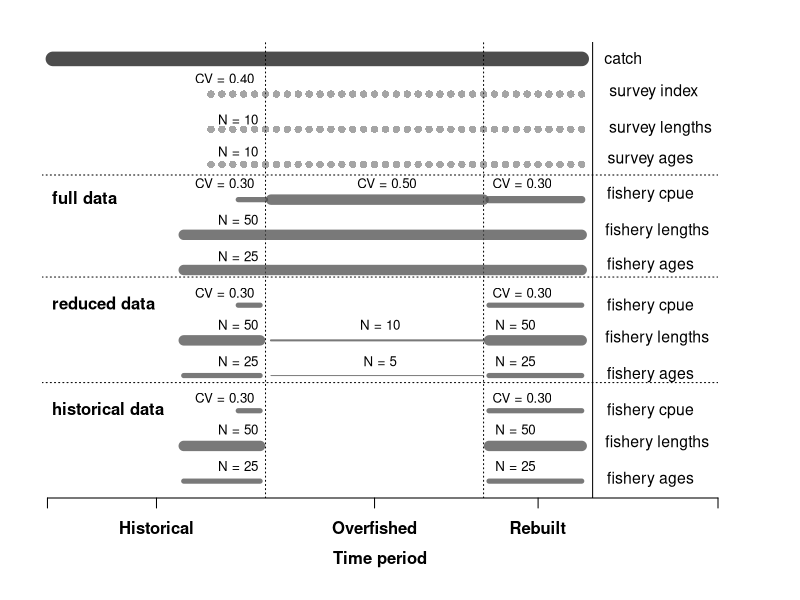
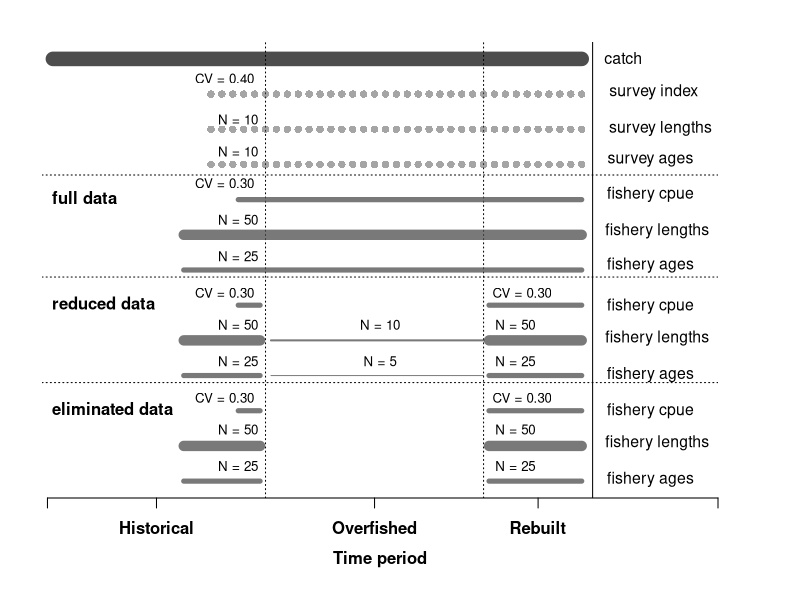
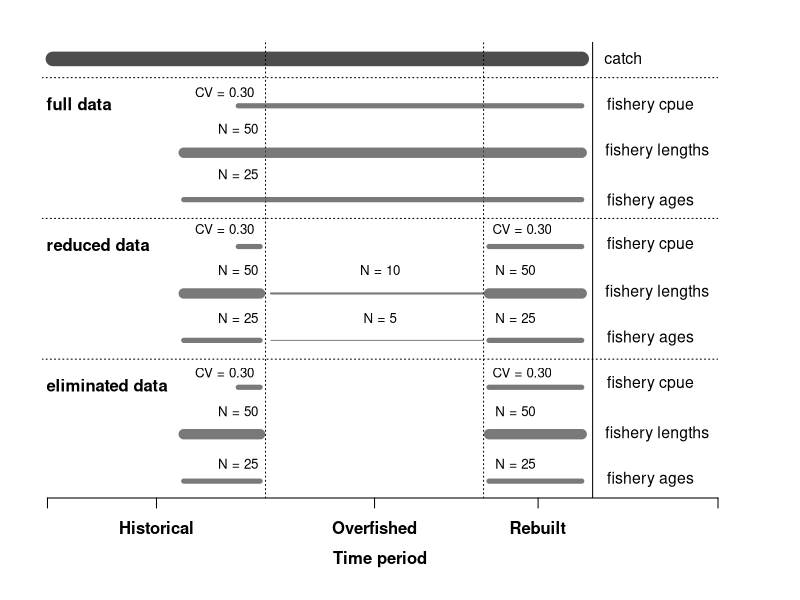

Here is the R script that generated these plots, in order:
##########################################################
##########################################################
##													   	##
##				Data Availability Plot				   	##
##						Chapter 3						##
##		       Created: March 31, 2016				   	##
##				   Chantel Wetzel					   	##
##														##
##########################################################
##########################################################


catch.start  = 1
end.yr       = 100 - 2
survey.freq  = 2
survey.start = s.age.start  = s.len.start  = 30#19
f.age.start  = f.len.start  = 25 #15
cpue.start   = 35

y.min = 1
y.max = 13 
cpue.size = 5
fl.size  = 10
flr.size = 2
fa.size  = 5
far.size = 1
lab.size = 1
# Create vectors that will be ploted for each data source
catch  <- catch.start:end.yr
f.lens <- f.len.start:end.yr
f.ages <- f.age.start:end.yr
cpue   <- cpue.start:end.yr
survey <- seq(survey.start, end.yr, survey.freq)
s.lens <- seq(s.len.start, end.yr, survey.freq)
s.ages <- seq(s.age.start, end.yr, survey.freq)

name.label = c('full data', 'data reduction', 'historical data')

label<-c("catch", "survey index", "fishery lengths", "survey lengths", "fishery ages", "survey ages", #DS 1
				  "survey index", "fishery lengths", "survey lengths", "fishery ages", "survey ages", #DS 2
				  "survey index", "fishery lengths", "survey lengths", "fishery ages", "survey ages") #DS 3

label<-c("catch", "survey index",  "survey lengths",  "survey ages", #DS 1
				  "fishery cpue", "fishery lengths",  "fishery ages",  #DS 2
				  "fishery cpue", "fishery lengths",  "fishery ages" ) #DS 3


#symbols(x=x, y=y, circles=sqrt(size.cex)*maxsize,
#                      bg=adjustcolor(fleetcol[fleets==ifleet], alpha.f=alphasize),
#                      add=TRUE, inches=FALSE)

print.letter <- function(label="(a)",xy=c(0.1,0.925),...) {   #... means any new parameters are copied faithfully to text() below
  tmp <- par("usr")
  text.x <- tmp[1]+xy[1]*diff(tmp[1:2])   #x position, diff=difference
  text.y <- tmp[3]+xy[2]*diff(tmp[3:4])   #y position
  text(x=text.x, y=text.y, labels=label, ...)             
}

linecol1 <- rgb(0.3,0.3,0.3,1)
linecol2 <- rgb(0.3,0.3,0.3,.75) # dark grey with alpha (opacity) = 0.5
linecol3 <- rgb(0.3,0.3,0.3,.50) # black with alpha (opacity) = 0.5
linecol4 <- rgb(0.3,0.3,0.3,.35)

samp.cex = 0.80
lab.cex = 0.95

#setwd("C:/PhD/Chapter3/WriteUp/Plots")
setwd("C:/PhD/Chapter3/WriteUp/Fishery_Bulletin_Submission/FB-2017-0065-A.R1")

#png("DataScenarios.png",width=7,height=7,res=300,units="in") 
pdf(file = "fig2_datascenarios.pdf", width = 7, height = 7)
#Catch
	#windows(width=9,height=7)
	par(mar=c(5.1,2.1,2.1,4.1))
	plot(catch, rep(max(y.max), end.yr), type="l", lwd=14, ylim=c(1,y.max), xlim=c(-1, end.yr + 25), xaxs="i", 
		col=linecol1,axes=FALSE, xlab="",ylab="")
	axis(side = 1, at = c(0, 20, 60, 90, end.yr + 25), labels = c( "","Historical", "Overfished", "Rebuilt", "" ), font =2 )
	mtext(side = 1,"Time period", line=2.5, font = 2)
	#text(end.yr + 12, max(y.max), label[1], pos = 2, font = 2, col = 1, cex = lab.size) 
	print.letter(xy = c(0.86, 0.965), label[1], cex = lab.cex)
	abline(v = end.yr + 2, lty=1)
	abline(v = 40, lty = 3)
	abline(v = 80, lty = 3)

	# Survey
		points(survey, rep(max(y.max) - 1, length(survey)), type = "p", pch = 16, lwd = 2, col = linecol3)
		#text(end.yr + 21,  max(y.max) - 1, label[2], pos=2, col=1, font=2, cex=lab.size)
		print.letter(xy = c(0.905, 0.89), label[2], cex = lab.cex)
		print.letter(xy = c(0.27, 0.92), "CV = 0.40", cex = samp.cex)

	#Survey Lengths
		points(s.lens, rep(max(y.max) - 2, length(s.lens)), type="p", pch = 16, lwd=far.size, col=linecol3)
		#text(end.yr + 23.5,  max(y.max) - 2, label[3], pos=2, col=1, font=2, cex=lab.size)
		print.letter(xy = c(0.915, 0.81), label[3], cex = lab.cex)
		print.letter(xy = c(0.29, 0.83), "N = 10", cex = samp.cex)

	#Survey Ages
		points(s.lens, rep(max(y.max) - 3, length(s.ages)), type="p", pch = 16, lwd=far.size, col=linecol3)
		#text(end.yr + 20,  max(y.max) - 3, label[4], pos=2, col=1, font=2, cex=lab.size)
		print.letter(xy = c(0.29, 0.76), "N = 10", cex = samp.cex)
		print.letter(xy = c(0.90, 0.74), label[4], cex = lab.cex)
	abline(h = max(y.max) - 3.3, lty=3)

# No reduction in sampling data scenario
	text(-1, y.max - 4,"full data", font = 2, pos = 4, cex = lab.size)

	# Fishery CPUE
		points(cpue.start:40,   rep(max(y.max) - 4, length(cpue.start:40)), type = "l", lwd = cpue.size, col = linecol2)
		points(41:80,           rep(max(y.max) - 4, 40), type = "l", lwd = cpue.size + 5, col = linecol2)
		points(81:end.yr,        rep(max(y.max) - 4, length(81:end.yr)), type = "l", lwd = cpue.size + 2, col = linecol2)
		#text(end.yr + 21,  max(y.max) - 4, label[5], pos=2, col=1, font=2, cex=lab.size)
		print.letter(xy = c(0.90, 0.665), label[5], cex = lab.cex)
		print.letter(xy = c(0.27, 0.69), "CV = 0.30", cex = samp.cex)
		print.letter(xy = c(0.51, 0.69), "CV = 0.50", cex = samp.cex)
		print.letter(xy = c(0.71, 0.69), "CV = 0.30", cex = samp.cex)

	#Fishery Lengths
		lines(f.lens,  rep(max(y.max) - 5, length(f.lens)), type="l", lwd=fl.size, col=linecol2)
		#text(end.yr + 24,  max(y.max) - 5, label[6], pos=2, col=1, font=2, cex=lab.size)
		print.letter(xy = c(0.91, 0.585), label[6], cex = lab.cex)
		print.letter(xy = c(0.29, 0.61), "N = 50", cex = samp.cex)

	#Fishery Ages
		lines(f.ages,  rep(max(y.max) - 6, length(f.ages)), type="l", lwd=fl.size, col=linecol2)
		#text(end.yr + 21,  max(y.max) - 6, label[7], pos=2, col=1, font=2, cex=lab.size)
		print.letter(xy = c(0.29, 0.53), "N = 25", cex = samp.cex)
		print.letter(xy = c(0.90, 0.51), label[7], cex = lab.cex)
	abline(h = max(y.max) - 6.2, lty=3)

# Reduction in Data 
	text(-1, y.max - 7, "reduced data", font = 2, pos = 4, cex = lab.size)

	# Fishery CPUE
		points(cpue.start:39,   rep(max(y.max) - 7, length(cpue.start:39)), type = "l", lwd = cpue.size, col = linecol2)
		lines(81:end.yr,        rep(max(y.max) - 7, length(81:end.yr)), type = "l", lwd = cpue.size, col = linecol2)
		#text(end.yr + 21,  max(y.max) - 7, label[8], pos=2, col=1, font=2, cex=lab.size)
		print.letter(xy = c(0.90, 0.42), label[5], cex = lab.cex)
		print.letter(xy = c(0.27, 0.45), "CV = 0.30", cex = samp.cex)
		print.letter(xy = c(0.71, 0.45), "CV = 0.30", cex = samp.cex)

	#Fishery Lengths
		lines(f.len.start:39,   rep(max(y.max) - 8, length(f.len.start:39)), type="l", lwd=fl.size, col=linecol2)		
		lines(41:80,            rep(max(y.max) - 8, 40), type="l", lwd=flr.size, col=linecol2)
		lines(81:end.yr,        rep(max(y.max) - 8, length(81:end.yr)), type="l", lwd=fl.size, col=linecol2)
		#text(end.yr + 24,           max(y.max) - 8, label[9], pos=2, col=1, font=2, cex=lab.size)
		print.letter(xy = c(0.91, 0.35), label[6], cex = lab.cex)
		print.letter(xy = c(0.29, 0.38), "N = 50", cex = samp.cex)
		print.letter(xy = c(0.5, 0.38), "N = 10", cex = samp.cex)
		print.letter(xy = c(0.7, 0.38), "N = 50", cex = samp.cex)

	#Fishery Ages
		lines(f.age.start:39,   rep(max(y.max) - 9, length(f.age.start:39)), type="l", lwd=fa.size, col=linecol2)		
		lines(41:80,            rep(max(y.max) - 9, 40), type="l", lwd=far.size, col=linecol2)
		lines(81:end.yr,        rep(max(y.max) - 9, length(81:end.yr)), type="l", lwd=fa.size, col=linecol2)
		#text(end.yr + 21,           max(y.max) - 9, label[10], pos=2, col=1, font=2, cex=lab.size)
		print.letter(xy = c(0.90, 0.27), label[7], cex = lab.cex)
		print.letter(xy = c(0.29, 0.30), "N = 25", cex = samp.cex)
		print.letter(xy = c(0.5, 0.30), "N = 5", cex = samp.cex)
		print.letter(xy = c(0.7, 0.30), "N = 25", cex = samp.cex)

	abline(h = max(y.max) - 9.2, lty=3)

# Loss of Fishery Data
	text(-1, y.max - 10, "historical data", font = 2, pos = 4)

	# Fishery CPUE
		points(cpue.start:39,   rep(max(y.max) - 10, length(cpue.start:39)), type = "l", lwd = cpue.size, col = linecol2)
		lines(81:end.yr,        rep(max(y.max) - 10, length(81:end.yr)), type = "l", lwd = cpue.size, col = linecol2)
		#text(end.yr + 21,  max(y.max) - 10, label[8], pos=2, col=1, font=2, cex=lab.size)
		print.letter(xy = c(0.90, 0.19), label[5], cex = lab.cex)
		print.letter(xy = c(0.27, 0.22), "CV = 0.30", cex = samp.cex)
		print.letter(xy = c(0.71, 0.22), "CV = 0.30", cex = samp.cex)

	#Fishery Lengths
		lines(f.len.start:39,   rep(max(y.max) - 11, length(f.len.start:39)), type="l", lwd=fl.size, col=linecol2)		
		lines(81:end.yr,        rep(max(y.max) - 11, length(81:end.yr)), type="l", lwd=fl.size, col=linecol2)
		#text(end.yr + 24,           max(y.max) - 11, label[9], pos=2, col=1, font=2, cex=lab.size)
		print.letter(xy = c(0.91, 0.12), label[6], cex = lab.cex)
		print.letter(xy = c(0.29, 0.15), "N = 50", cex = samp.cex)
		print.letter(xy = c(0.70, 0.15), "N = 50", cex = samp.cex)

	#Fishery Ages
		lines(f.age.start:39,   rep(max(y.max) - 12, length(f.age.start:39)), type="l", lwd=fa.size, col=linecol2)		
		lines(81:end.yr,        rep(max(y.max) - 12, length(81:end.yr)), type="l", lwd=fa.size, col=linecol2)
		#text(end.yr + 21,           max(y.max) - 12, label[10], pos=2, col=1, font=2, cex=lab.size)
		print.letter(xy = c(0.90, 0.04), label[7], cex = lab.cex)
		print.letter(xy = c(0.29, 0.07), "N = 25", cex = samp.cex)
		print.letter(xy = c(0.70, 0.07), "N = 25", cex = samp.cex)

dev.off()

setwd("C:/PhD/Chapter3/WriteUp/Plots")
setwd("C:/Users/chantell.wetzel/Documents/GitHub/Ch3_DataLoss/WriteUp/Journal_Submission/JournalPlots")
png("supp1_datascenarios.png",width=7,height=7,res=300,units="in") 

#Catch
	#windows(width=9,height=7)
	par(mar=c(5.1,2.1,2.1,4.1))
	plot(catch, rep(max(y.max), end.yr), type="l", lwd=14, ylim=c(1,y.max), xlim=c(-1, end.yr + 25), xaxs="i", 
		col=linecol1,axes=FALSE, xlab="",ylab="")
	axis(side = 1, at = c(0, 20, 60, 90, end.yr + 25), labels = c( "","Historical", "Overfished", "Rebuilt", "" ), font =2 )
	mtext(side = 1,"Time period", line=2.5, font = 2)
	#text(end.yr + 12, max(y.max), label[1], pos = 2, font = 2, col = 1, cex = lab.size) 
	print.letter(xy = c(0.86, 0.965), label[1], cex = lab.cex)
	abline(v = end.yr + 2, lty=1)
	abline(v = 40, lty = 3)
	abline(v = 80, lty = 3)

	# Survey
		points(survey, rep(max(y.max) - 1, length(survey)), type = "p", pch = 16, lwd = 2, col = linecol3)
		#text(end.yr + 21,  max(y.max) - 1, label[2], pos=2, col=1, font=2, cex=lab.size)
		print.letter(xy = c(0.905, 0.89), label[2], cex = lab.cex)
		print.letter(xy = c(0.27, 0.92), "CV = 0.40", cex = samp.cex)

	#Survey Lengths
		points(s.lens, rep(max(y.max) - 2, length(s.lens)), type="p", pch = 16, lwd=far.size, col=linecol3)
		#text(end.yr + 23.5,  max(y.max) - 2, label[3], pos=2, col=1, font=2, cex=lab.size)
		print.letter(xy = c(0.915, 0.81), label[3], cex = lab.cex)
		print.letter(xy = c(0.29, 0.83), "N = 10", cex = samp.cex)

	#Survey Ages
		points(s.lens, rep(max(y.max) - 3, length(s.ages)), type="p", pch = 16, lwd=far.size, col=linecol3)
		#text(end.yr + 20,  max(y.max) - 3, label[4], pos=2, col=1, font=2, cex=lab.size)
		print.letter(xy = c(0.29, 0.76), "N = 10", cex = samp.cex)
		print.letter(xy = c(0.90, 0.74), label[4], cex = lab.cex)
	abline(h = max(y.max) - 3.3, lty=3)

# No reduction in sampling data scenario
	text(-1, y.max - 4,"full data", font = 2, pos = 4, cex = lab.size)

	# Fishery CPUE
		points(cpue.start:end.yr,   rep(max(y.max) - 4, length(cpue.start:end.yr)), type = "l", lwd = cpue.size, col = linecol2)
		#text(end.yr + 21,  max(y.max) - 4, label[5], pos=2, col=1, font=2, cex=lab.size)
		print.letter(xy = c(0.90, 0.665), label[5], cex = lab.cex)
		print.letter(xy = c(0.27, 0.69), "CV = 0.30", cex = samp.cex)

	#Fishery Lengths
		lines(f.lens,  rep(max(y.max) - 5, length(f.lens)), type="l", lwd=fl.size, col=linecol2)
		#text(end.yr + 24,  max(y.max) - 5, label[6], pos=2, col=1, font=2, cex=lab.size)
		print.letter(xy = c(0.91, 0.585), label[6], cex = lab.cex)
		print.letter(xy = c(0.29, 0.61), "N = 50", cex = samp.cex)

	#Fishery Ages
		lines(f.ages,  rep(max(y.max) - 6, length(f.ages)), type="l", lwd=fa.size, col=linecol2)
		#text(end.yr + 21,  max(y.max) - 6, label[7], pos=2, col=1, font=2, cex=lab.size)
		print.letter(xy = c(0.29, 0.53), "N = 25", cex = samp.cex)
		print.letter(xy = c(0.90, 0.51), label[7], cex = lab.cex)
	abline(h = max(y.max) - 6.2, lty=3)

# Reduction in Data 
	text(-1, y.max - 7, "reduced data", font = 2, pos = 4, cex = lab.size)

	# Fishery CPUE
		points(cpue.start:39,   rep(max(y.max) - 7, length(cpue.start:39)), type = "l", lwd = cpue.size, col = linecol2)
		lines(81:end.yr,        rep(max(y.max) - 7, length(81:end.yr)), type = "l", lwd = cpue.size, col = linecol2)
		#text(end.yr + 21,  max(y.max) - 7, label[8], pos=2, col=1, font=2, cex=lab.size)
		print.letter(xy = c(0.90, 0.42), label[5], cex = lab.cex)
		print.letter(xy = c(0.27, 0.45), "CV = 0.30", cex = samp.cex)
		print.letter(xy = c(0.71, 0.45), "CV = 0.30", cex = samp.cex)

	#Fishery Lengths
		lines(f.len.start:39,   rep(max(y.max) - 8, length(f.len.start:39)), type="l", lwd=fl.size, col=linecol2)		
		lines(41:80,            rep(max(y.max) - 8, 40), type="l", lwd=flr.size, col=linecol2)
		lines(81:end.yr,        rep(max(y.max) - 8, length(81:end.yr)), type="l", lwd=fl.size, col=linecol2)
		#text(end.yr + 24,           max(y.max) - 8, label[9], pos=2, col=1, font=2, cex=lab.size)
		print.letter(xy = c(0.91, 0.35), label[6], cex = lab.cex)
		print.letter(xy = c(0.29, 0.38), "N = 50", cex = samp.cex)
		print.letter(xy = c(0.5, 0.38), "N = 10", cex = samp.cex)
		print.letter(xy = c(0.7, 0.38), "N = 50", cex = samp.cex)

	#Fishery Ages
		lines(f.age.start:39,   rep(max(y.max) - 9, length(f.age.start:39)), type="l", lwd=fa.size, col=linecol2)		
		lines(41:80,            rep(max(y.max) - 9, 40), type="l", lwd=far.size, col=linecol2)
		lines(81:end.yr,        rep(max(y.max) - 9, length(81:end.yr)), type="l", lwd=fa.size, col=linecol2)
		#text(end.yr + 21,           max(y.max) - 9, label[10], pos=2, col=1, font=2, cex=lab.size)
		print.letter(xy = c(0.90, 0.27), label[7], cex = lab.cex)
		print.letter(xy = c(0.29, 0.30), "N = 25", cex = samp.cex)
		print.letter(xy = c(0.5, 0.30), "N = 5", cex = samp.cex)
		print.letter(xy = c(0.7, 0.30), "N = 25", cex = samp.cex)

	abline(h = max(y.max) - 9.2, lty=3)

# Loss of Fishery Data
	text(-1, y.max - 10, "eliminated data", font = 2, pos = 4)

	# Fishery CPUE
		points(cpue.start:39,   rep(max(y.max) - 10, length(cpue.start:39)), type = "l", lwd = cpue.size, col = linecol2)
		lines(81:end.yr,        rep(max(y.max) - 10, length(81:end.yr)), type = "l", lwd = cpue.size, col = linecol2)
		#text(end.yr + 21,  max(y.max) - 10, label[8], pos=2, col=1, font=2, cex=lab.size)
		print.letter(xy = c(0.90, 0.19), label[5], cex = lab.cex)
		print.letter(xy = c(0.27, 0.22), "CV = 0.30", cex = samp.cex)
		print.letter(xy = c(0.71, 0.22), "CV = 0.30", cex = samp.cex)

	#Fishery Lengths
		lines(f.len.start:39,   rep(max(y.max) - 11, length(f.len.start:39)), type="l", lwd=fl.size, col=linecol2)		
		lines(81:end.yr,        rep(max(y.max) - 11, length(81:end.yr)), type="l", lwd=fl.size, col=linecol2)
		#text(end.yr + 24,           max(y.max) - 11, label[9], pos=2, col=1, font=2, cex=lab.size)
		print.letter(xy = c(0.91, 0.12), label[6], cex = lab.cex)
		print.letter(xy = c(0.29, 0.15), "N = 50", cex = samp.cex)
		print.letter(xy = c(0.70, 0.15), "N = 50", cex = samp.cex)

	#Fishery Ages
		lines(f.age.start:39,   rep(max(y.max) - 12, length(f.age.start:39)), type="l", lwd=fa.size, col=linecol2)		
		lines(81:end.yr,        rep(max(y.max) - 12, length(81:end.yr)), type="l", lwd=fa.size, col=linecol2)
		#text(end.yr + 21,           max(y.max) - 12, label[10], pos=2, col=1, font=2, cex=lab.size)
		print.letter(xy = c(0.90, 0.04), label[7], cex = lab.cex)
		print.letter(xy = c(0.29, 0.07), "N = 25", cex = samp.cex)
		print.letter(xy = c(0.70, 0.07), "N = 25", cex = samp.cex)

dev.off()


y.min = 1
y.max = 10 
cpue.size = 5
fl.size  = 10
flr.size = 2
fa.size  = 5
far.size = 1
lab.size = 1

name.label = c('Full data', 'Reduced data', 'Eliminated data')


label<-c("catch", "fishery cpue", "fishery lengths",  "fishery ages") 

setwd("C:/PhD/Chapter3/WriteUp/Plots")
setwd("C:/Users/chantell.wetzel/Documents/GitHub/Ch3_DataLoss/WriteUp/Journal_Submission/JournalPlots")

#png("fig2_datascenario.png",width=7,height=4.5,res=300,units="in") 
pdf(file = "fig2_datascenario.pdf",width=7,height=4.5)
#Catch
	#windows(width=9,height=7)
	par(mar=c(5.1,2.1,2.1,4.1))
	plot(catch, rep(max(y.max), end.yr), type="l", lwd=14, ylim=c(1,y.max), xlim=c(-1, end.yr + 25), xaxs="i", 
		col=linecol1,axes=FALSE, xlab="",ylab="")
	axis(side = 1, at = c(0, 20, 60, 90, end.yr + 25), labels = c( "","Historical", "Overfished", "Rebuilt", "" ), font =2 )
	mtext(side = 1,"Time period", line=2.5, font = 2)
	print.letter(xy = c(0.86, 0.965), label[1], cex = lab.cex)
	abline(v = end.yr + 2, lty=1)
	abline(v = 40, lty = 3)
	abline(v = 80, lty = 3)
	abline(h = max(y.max) - 0.4, lty =3)

# No reduction in sampling data scenario
	text(-2, y.max - 1,"full data", font = 2, pos = 4, cex = lab.size)

	# Fishery CPUE
		points(cpue.start:end.yr,   rep(max(y.max) - 1, length(cpue.start:end.yr)), type = "l", lwd = cpue.size, col = linecol2)
		print.letter(xy = c(0.90, 0.86), label[2], cex = lab.cex)
		print.letter(xy = c(0.27, 0.89), "CV = 0.30", cex = samp.cex)

	#Fishery Lengths
		lines(f.lens,  rep(max(y.max) - 2, length(f.lens)), type="l", lwd=fl.size, col=linecol2)
		print.letter(xy = c(0.91, 0.76), label[3], cex = lab.cex)
		print.letter(xy = c(0.29, 0.81), "N = 50", cex = samp.cex)

	#Fishery Ages
		lines(f.ages,  rep(max(y.max) - 3, length(f.ages)), type="l", lwd=fa.size, col=linecol2)
		print.letter(xy = c(0.90, 0.65), label[4], cex = lab.cex)
		print.letter(xy = c(0.29, 0.71), "N = 25", cex = samp.cex)

	abline(h = max(y.max) - 3.4, lty=3)

# Reduction in Data 
	text(-2, y.max - 4, "reduced data", font = 2, pos = 4, cex = lab.size)

	# Fishery CPUE
		points(cpue.start:39,   rep(max(y.max) - 4, length(cpue.start:39)), type = "l", lwd = cpue.size, col = linecol2)
		lines(81:end.yr,        rep(max(y.max) - 4, length(81:end.yr)), type = "l", lwd = cpue.size, col = linecol2)
		print.letter(xy = c(0.90, 0.555), label[2], cex = lab.cex)
		print.letter(xy = c(0.27, 0.59), "CV = 0.30", cex = samp.cex)
		print.letter(xy = c(0.71, 0.59), "CV = 0.30", cex = samp.cex)

	#Fishery Lengths
		lines(f.len.start:39,   rep(max(y.max) - 5, length(f.len.start:39)), type="l", lwd=fl.size, col=linecol2)		
		lines(41:80,            rep(max(y.max) - 5, 40), type="l", lwd=flr.size, col=linecol2)
		lines(81:end.yr,        rep(max(y.max) - 5, length(81:end.yr)), type="l", lwd=fl.size, col=linecol2)
		print.letter(xy = c(0.91, 0.45), label[3], cex = lab.cex)
		print.letter(xy = c(0.29, 0.50), "N = 50", cex = samp.cex)
		print.letter(xy = c(0.50, 0.50), "N = 10", cex = samp.cex)
		print.letter(xy = c(0.70, 0.50), "N = 50", cex = samp.cex)

	#Fishery Ages
		lines(f.age.start:39,   rep(max(y.max) - 6, length(f.age.start:39)), type="l", lwd=fa.size, col=linecol2)		
		lines(41:80,            rep(max(y.max) - 6, 40), type="l", lwd=far.size, col=linecol2)
		lines(81:end.yr,        rep(max(y.max) - 6, length(81:end.yr)), type="l", lwd=fa.size, col=linecol2)
		print.letter(xy = c(0.90, 0.35), label[4], cex = lab.cex)
		print.letter(xy = c(0.29, 0.395), "N = 25", cex = samp.cex)
		print.letter(xy = c(0.50, 0.395), "N = 5", cex = samp.cex)
		print.letter(xy = c(0.70, 0.395), "N = 25", cex = samp.cex)

	abline(h = max(y.max) - 6.4, lty=3)

# Loss of Fishery Data
	text(-2, y.max - 7, "eliminated data", font = 2, pos = 4)

	# Fishery CPUE
		points(cpue.start:39,   rep(max(y.max) - 7, length(cpue.start:39)), type = "l", lwd = cpue.size, col = linecol2)
		lines(81:end.yr,        rep(max(y.max) - 7, length(81:end.yr)), type = "l", lwd = cpue.size, col = linecol2)
		print.letter(xy = c(0.90, 0.25), label[2], cex = lab.cex)
		print.letter(xy = c(0.27, 0.275), "CV = 0.30", cex = samp.cex)
		print.letter(xy = c(0.71, 0.275), "CV = 0.30", cex = samp.cex)

	#Fishery Lengths
		lines(f.len.start:39,   rep(max(y.max) - 8, length(f.len.start:39)), type="l", lwd=fl.size, col=linecol2)		
		lines(81:end.yr,        rep(max(y.max) - 8, length(81:end.yr)), type="l", lwd=fl.size, col=linecol2)
		print.letter(xy = c(0.91, 0.14), label[3], cex = lab.cex)
		print.letter(xy = c(0.29, 0.19), "N = 50", cex = samp.cex)
		print.letter(xy = c(0.70, 0.19), "N = 50", cex = samp.cex)

	#Fishery Ages
		lines(f.age.start:39,   rep(max(y.max) - 9, length(f.age.start:39)), type="l", lwd=fa.size, col=linecol2)		
		lines(81:end.yr,        rep(max(y.max) - 9, length(81:end.yr)), type="l", lwd=fa.size, col=linecol2)
		#text(end.yr + 21,           max(y.max) - 12, label[10], pos=2, col=1, font=2, cex=lab.size)
		print.letter(xy = c(0.90, 0.04), label[4], cex = lab.cex)
		print.letter(xy = c(0.29, 0.075), "N = 25", cex = samp.cex)
		print.letter(xy = c(0.70, 0.075), "N = 25", cex = samp.cex)

dev.off()